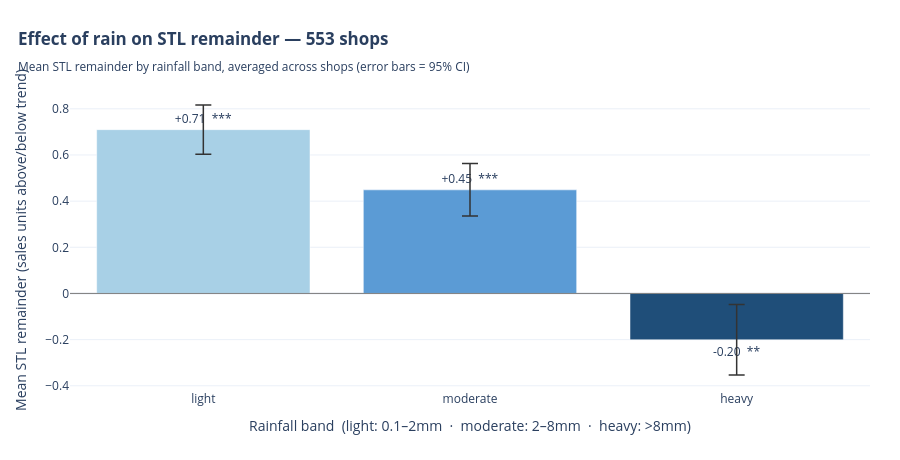

Notebook cell for this chart:
### Code cell
import plotly.graph_objects as go
from scipy import stats as scipy_stats

bands = ["light", "moderate", "heavy"]
cols = ["mean_light", "mean_moderate", "mean_heavy"]

means = [results_df[c].mean() for c in cols]
sems = [results_df[c].sem() for c in cols]  # standard error across shops
ns = len(results_df)

# 95% CI using t-distribution
t_crit = scipy_stats.t.ppf(0.975, df=ns - 1)
ci = [t_crit * se for se in sems]

# p-value: is the cross-shop mean significantly different from 0?
pvals = [scipy_stats.ttest_1samp(results_df[c].dropna(), 0).pvalue for c in cols]


def stars(p):
    return "***" if p < 0.01 else "**" if p < 0.05 else "*" if p < 0.1 else "ns"


text_labels = [f"{v:+.2f}  {stars(p)}" for v, p in zip(means, pvals)]
colors = ["#a8d0e6", "#5b9bd5", "#1f4e79"]

fig = go.Figure()
fig.add_trace(
    go.Bar(
        x=bands,
        y=means,
        marker_color=colors,
        error_y=dict(
            type="data",
            symmetric=True,
            array=ci,
            color="#333",
            thickness=1.5,
            width=8,
        ),
        text=text_labels,
        textposition="outside",
        hovertemplate="<b>%{x} rain</b><br>avg remainder: %{y:+.2f}<extra></extra>",
    )
)

fig.add_hline(y=0, line_color="gray", line_width=1)

fig.update_layout(
    title=dict(
        text=f"<b>Effect of rain on STL remainder — {ns} shops</b>"
        "<br><sub>Mean STL remainder by rainfall band, averaged across shops (error bars = 95% CI)</sub>",
        x=0.02,
        xanchor="left",
    ),
    yaxis_title="Mean STL remainder (sales units above/below trend)",
    xaxis_title="Rainfall band  (light: 0.1–2mm  ·  moderate: 2–8mm  ·  heavy: >8mm)",
    template="plotly_white",
    showlegend=False,
    height=460,
    margin=dict(l=70, r=30, t=90, b=70),
)
fig.show()

### Figure 1 — Plotly figure (JSON) as saved in the notebook; plotly's stock layout.template omitted (floating-point values rounded to 4 significant figures)
{"data": [{"error_y": {"array": [0.1067, 0.1138, 0.1527], "color": "#333", "symmetric": true, "thickness": 1.5, "type": "data", "width": 8}, "hovertemplate": "<b>%{x} rain</b><br>avg remainder: %{y:+.2f}<extra></extra>", "marker": {"color": ["#a8d0e6", "#5b9bd5", "#1f4e79"]}, "text": ["+0.71  ***", "+0.45  ***", "-0.20  **"], "textposition": "outside", "type": "bar", "x": ["light", "moderate", "heavy"], "y": [0.7098, 0.4489, -0.2006]}], "layout": {"height": 460, "margin": {"b": 70, "l": 70, "r": 30, "t": 90}, "shapes": [{"line": {"color": "gray", "width": 1}, "type": "line", "x0": 0, "x1": 1, "xref": "x domain", "y0": 0, "y1": 0, "yref": "y"}], "showlegend": false, "title": {"text": "<b>Effect of rain on STL remainder — 553 shops</b><br><sub>Mean STL remainder by rainfall band, averaged across shops (error bars = 95% CI)</sub>", "x": 0.02, "xanchor": "left"}, "xaxis": {"title": {"text": "Rainfall band  (light: 0.1–2mm  ·  moderate: 2–8mm  ·  heavy: >8mm)"}}, "yaxis": {"title": {"text": "Mean STL remainder (sales units above/below trend)"}}}}
